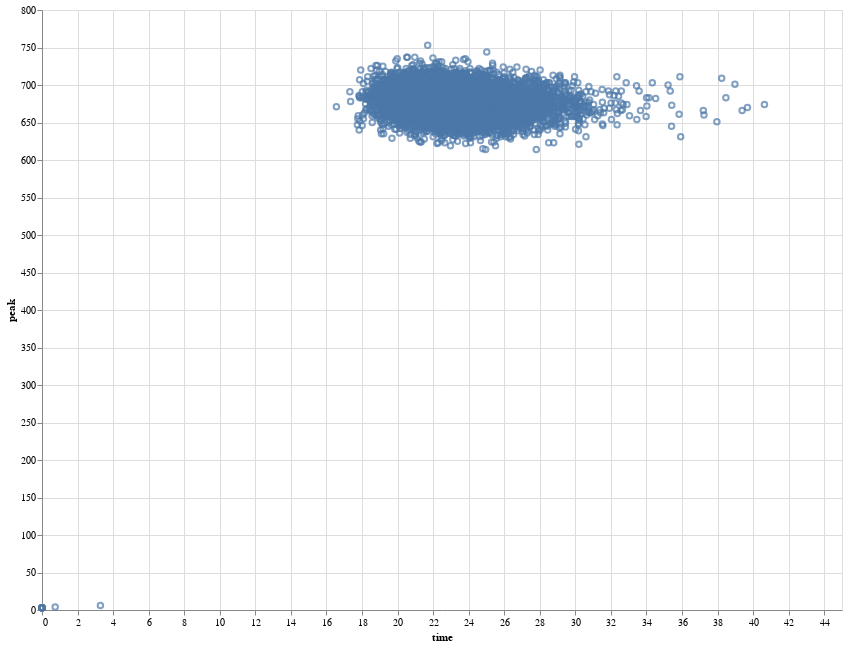

Notebook cell for this chart:
### Markdown cell above
We can plot this as a scatterplot (using the `scatter` function) where each data point represents a sample from the model simulation:

### Code cell
scatter(loadCSV("cpp/runner3_out.csv"),"time", "peak")

### Figure 1 — Vega-Lite specification as saved in the notebook (floating-point values rounded to 4 significant figures; data arrays with more than 128 entries replaced by an {"elided": "..."} marker saying what was removed)
{"$schema": "https://vega.github.io/schema/vega-lite/v4.json", "data": {"values": {"elided": "10000 records"}}, "description": "", "encoding": {"x": {"field": "time", "scale": {"zero": false}, "type": "quantitative"}, "y": {"field": "peak", "scale": {"zero": false}, "type": "quantitative"}}, "height": 600, "mark": "point", "width": 800}
